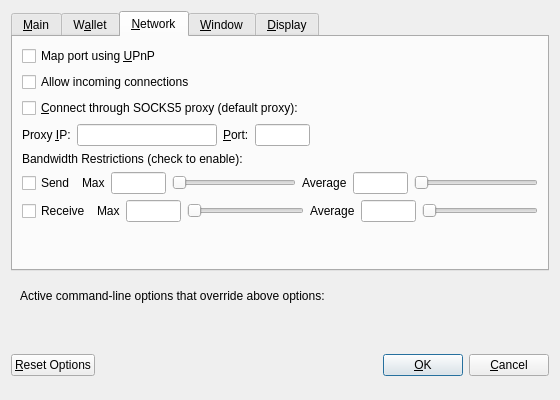
<?xml version="1.0" encoding="UTF-8"?>
<ui version="4.0">
 <class>OptionsDialog</class>
 <widget class="QDialog" name="OptionsDialog">
  <property name="geometry">
   <rect>
    <x>0</x>
    <y>0</y>
    <width>560</width>
    <height>400</height>
   </rect>
  </property>
  <property name="windowTitle">
   <string>Options</string>
  </property>
  <property name="modal">
   <bool>true</bool>
  </property>
  <layout class="QVBoxLayout" name="verticalLayout">
   <item>
    <widget class="QTabWidget" name="tabWidget">
     <property name="currentIndex">
      <number>2</number>
     </property>
     <widget class="QWidget" name="tabMain">
      <attribute name="title">
       <string>&amp;Main</string>
      </attribute>
      <layout class="QVBoxLayout" name="verticalLayout_Main">
       <item>
        <widget class="QCheckBox" name="bitcoinAtStartup">
         <property name="toolTip">
          <string>Automatically start Bitcoin XT after logging in to the system.</string>
         </property>
         <property name="text">
          <string>&amp;Start Bitcoin XT on system login</string>
         </property>
        </widget>
       </item>
       <item>
        <layout class="QHBoxLayout" name="horizontalLayout_2_Main">
         <item>
          <widget class="QLabel" name="databaseCacheLabel">
           <property name="text">
            <string>Size of &amp;database cache</string>
           </property>
           <property name="textFormat">
            <enum>Qt::PlainText</enum>
           </property>
           <property name="buddy">
            <cstring>databaseCache</cstring>
           </property>
          </widget>
         </item>
         <item>
          <widget class="QSpinBox" name="databaseCache"/>
         </item>
         <item>
          <widget class="QLabel" name="databaseCacheUnitLabel">
           <property name="text">
            <string>MB</string>
           </property>
           <property name="textFormat">
            <enum>Qt::PlainText</enum>
           </property>
          </widget>
         </item>
         <item>
          <spacer name="horizontalSpacer_2_Main">
           <property name="orientation">
            <enum>Qt::Horizontal</enum>
           </property>
           <property name="sizeHint" stdset="0">
            <size>
             <width>40</width>
             <height>20</height>
            </size>
           </property>
          </spacer>
         </item>
        </layout>
       </item>
       <item>
        <layout class="QHBoxLayout" name="horizontalLayout_3_Main">
         <item>
          <widget class="QLabel" name="threadsScriptVerifLabel">
           <property name="text">
            <string>Number of script &amp;verification threads</string>
           </property>
           <property name="textFormat">
            <enum>Qt::PlainText</enum>
           </property>
           <property name="buddy">
            <cstring>threadsScriptVerif</cstring>
           </property>
          </widget>
         </item>
         <item>
          <widget class="QSpinBox" name="threadsScriptVerif">
           <property name="toolTip">
            <string>(0 = auto, &lt;0 = leave that many cores free)</string>
           </property>
          </widget>
         </item>
         <item>
          <spacer name="horizontalSpacer_3_Main">
           <property name="orientation">
            <enum>Qt::Horizontal</enum>
           </property>
           <property name="sizeHint" stdset="0">
            <size>
             <width>40</width>
             <height>20</height>
            </size>
           </property>
          </spacer>
         </item>
        </layout>
       </item>
       <item>
        <spacer name="verticalSpacer_Main">
         <property name="orientation">
          <enum>Qt::Vertical</enum>
         </property>
         <property name="sizeHint" stdset="0">
          <size>
           <width>20</width>
           <height>40</height>
          </size>
         </property>
        </spacer>
       </item>
      </layout>
     </widget>
     <widget class="QWidget" name="tabWallet">
      <attribute name="title">
       <string>W&amp;allet</string>
      </attribute>
      <layout class="QVBoxLayout" name="verticalLayout_Wallet">
       <item>
        <widget class="QGroupBox" name="groupBox">
         <property name="title">
          <string>Expert</string>
         </property>
         <layout class="QVBoxLayout" name="verticalLayout_2">
          <item>
           <widget class="QCheckBox" name="coinControlFeatures">
            <property name="toolTip">
             <string>Whether to show coin control features or not.</string>
            </property>
            <property name="text">
             <string>Enable coin &amp;control features</string>
            </property>
           </widget>
          </item>
          <item>
           <widget class="QCheckBox" name="spendZeroConfChange">
            <property name="toolTip">
             <string>If you disable the spending of unconfirmed change, the change from a transaction cannot be used until that transaction has at least one confirmation. This also affects how your balance is computed.</string>
            </property>
            <property name="text">
             <string>&amp;Spend unconfirmed change</string>
            </property>
           </widget>
          </item>
         </layout>
        </widget>
       </item>
       <item>
        <spacer name="verticalSpacer_Wallet">
         <property name="orientation">
          <enum>Qt::Vertical</enum>
         </property>
         <property name="sizeHint" stdset="0">
          <size>
           <width>20</width>
           <height>40</height>
          </size>
         </property>
        </spacer>
       </item>
      </layout>
     </widget>
     <widget class="QWidget" name="tabNetwork">
      <attribute name="title">
       <string>&amp;Network</string>
      </attribute>
      <layout class="QVBoxLayout" name="verticalLayout_Network">
       <item>
        <widget class="QCheckBox" name="mapPortUpnp">
         <property name="toolTip">
          <string>Automatically open the Bitcoin client port on the router. This only works when your router supports UPnP and it is enabled.</string>
         </property>
         <property name="text">
          <string>Map port using &amp;UPnP</string>
         </property>
        </widget>
       </item>
       <item>
        <widget class="QCheckBox" name="allowIncoming">
         <property name="toolTip">
          <string>Accept connections from outside</string>
         </property>
         <property name="text">
          <string>Allow incoming connections</string>
         </property>
        </widget>
       </item>
       <item>
        <widget class="QCheckBox" name="connectSocks">
         <property name="toolTip">
          <string>Connect to the Bitcoin network through a SOCKS5 proxy.</string>
         </property>
         <property name="text">
          <string>&amp;Connect through SOCKS5 proxy (default proxy):</string>
         </property>
        </widget>
       </item>
       <item>
        <layout class="QHBoxLayout" name="horizontalLayout_1_Network">
         <item>
          <widget class="QLabel" name="proxyIpLabel">
           <property name="text">
            <string>Proxy &amp;IP:</string>
           </property>
           <property name="textFormat">
            <enum>Qt::PlainText</enum>
           </property>
           <property name="buddy">
            <cstring>proxyIp</cstring>
           </property>
          </widget>
         </item>
         <item>
          <widget class="QValidatedLineEdit" name="proxyIp">
           <property name="minimumSize">
            <size>
             <width>140</width>
             <height>0</height>
            </size>
           </property>
           <property name="maximumSize">
            <size>
             <width>140</width>
             <height>16777215</height>
            </size>
           </property>
           <property name="toolTip">
            <string>IP address of the proxy (e.g. IPv4: 127.0.0.1 / IPv6: ::1)</string>
           </property>
          </widget>
         </item>
         <item>
          <widget class="QLabel" name="proxyPortLabel">
           <property name="text">
            <string>&amp;Port:</string>
           </property>
           <property name="textFormat">
            <enum>Qt::PlainText</enum>
           </property>
           <property name="buddy">
            <cstring>proxyPort</cstring>
           </property>
          </widget>
         </item>
         <item>
          <widget class="QLineEdit" name="proxyPort">
           <property name="minimumSize">
            <size>
             <width>55</width>
             <height>0</height>
            </size>
           </property>
           <property name="maximumSize">
            <size>
             <width>55</width>
             <height>16777215</height>
            </size>
           </property>
           <property name="toolTip">
            <string>Port of the proxy (e.g. 9050)</string>
           </property>
          </widget>
         </item>
         <item>
          <spacer name="horizontalSpacer_1_Network">
           <property name="orientation">
            <enum>Qt::Horizontal</enum>
           </property>
           <property name="sizeHint" stdset="0">
            <size>
             <width>40</width>
             <height>20</height>
            </size>
           </property>
          </spacer>
         </item>
        </layout>
       </item>
       <item>
        <widget class="QLabel" name="bandwidth">
         <property name="text">
          <string>Bandwidth Restrictions (check to enable):</string>
         </property>
        </widget>
       </item>
       <item>
        <layout class="QHBoxLayout" name="sendShaping">
         <item>
          <widget class="QCheckBox" name="sendShapingEnable">
           <property name="text">
            <string>Send</string>
           </property>
          </widget>
         </item>
         <item>
          <widget class="QLabel" name="sendburstlabel">
           <property name="text">
            <string>Max</string>
           </property>
          </widget>
         </item>
         <item>
          <widget class="QLineEdit" name="sendBurstEdit">
           <property name="sizePolicy">
            <sizepolicy hsizetype="Fixed" vsizetype="Fixed">
             <horstretch>0</horstretch>
             <verstretch>0</verstretch>
            </sizepolicy>
           </property>
           <property name="maximumSize">
            <size>
             <width>55</width>
             <height>16777215</height>
            </size>
           </property>
           <property name="baseSize">
            <size>
             <width>64</width>
             <height>0</height>
            </size>
           </property>
          </widget>
         </item>
         <item>
          <widget class="QSlider" name="sendBurstSlider">
           <property name="orientation">
            <enum>Qt::Horizontal</enum>
           </property>
          </widget>
         </item>
         <item>
          <widget class="QLabel" name="sendlabel">
           <property name="text">
            <string>Average</string>
           </property>
          </widget>
         </item>
         <item>
          <widget class="QLineEdit" name="sendAveEdit">
           <property name="maximumSize">
            <size>
             <width>55</width>
             <height>16777215</height>
            </size>
           </property>
          </widget>
         </item>
         <item>
          <widget class="QSlider" name="sendAveSlider">
           <property name="orientation">
            <enum>Qt::Horizontal</enum>
           </property>
          </widget>
         </item>
        </layout>
       </item>
       <item>
        <layout class="QHBoxLayout" name="recvShaping">
         <item>
          <widget class="QCheckBox" name="recvShapingEnable">
           <property name="text">
            <string>Receive</string>
           </property>
          </widget>
         </item>
         <item>
          <widget class="QLabel" name="recvburstlabel">
           <property name="text">
            <string>Max</string>
           </property>
          </widget>
         </item>
         <item>
          <widget class="QLineEdit" name="recvBurstEdit">
           <property name="maximumSize">
            <size>
             <width>55</width>
             <height>16777215</height>
            </size>
           </property>
          </widget>
         </item>
         <item>
          <widget class="QSlider" name="recvBurstSlider">
           <property name="orientation">
            <enum>Qt::Horizontal</enum>
           </property>
          </widget>
         </item>
         <item>
          <widget class="QLabel" name="receivelabel">
           <property name="text">
            <string>Average</string>
           </property>
          </widget>
         </item>
         <item>
          <widget class="QLineEdit" name="recvAveEdit">
           <property name="maximumSize">
            <size>
             <width>55</width>
             <height>16777215</height>
            </size>
           </property>
          </widget>
         </item>
         <item>
          <widget class="QSlider" name="recvAveSlider">
           <property name="orientation">
            <enum>Qt::Horizontal</enum>
           </property>
          </widget>
         </item>
        </layout>
       </item>
       <item>
        <widget class="QLabel" name="errorText">
         <property name="text">
          <string/>
         </property>
        </widget>
       </item>
       <item>
        <spacer name="verticalSpacer_Network">
         <property name="orientation">
          <enum>Qt::Vertical</enum>
         </property>
         <property name="sizeHint" stdset="0">
          <size>
           <width>20</width>
           <height>40</height>
          </size>
         </property>
        </spacer>
       </item>
      </layout>
     </widget>
     <widget class="QWidget" name="tabWindow">
      <attribute name="title">
       <string>&amp;Window</string>
      </attribute>
      <layout class="QVBoxLayout" name="verticalLayout_Window">
       <item>
        <widget class="QCheckBox" name="minimizeToTray">
         <property name="toolTip">
          <string>Show only a tray icon after minimizing the window.</string>
         </property>
         <property name="text">
          <string>&amp;Minimize to the tray instead of the taskbar</string>
         </property>
        </widget>
       </item>
       <item>
        <widget class="QCheckBox" name="minimizeOnClose">
         <property name="toolTip">
          <string>Minimize instead of exit the application when the window is closed. When this option is enabled, the application will be closed only after selecting Exit in the menu.</string>
         </property>
         <property name="text">
          <string>M&amp;inimize on close</string>
         </property>
        </widget>
       </item>
       <item>
        <spacer name="verticalSpacer_Window">
         <property name="orientation">
          <enum>Qt::Vertical</enum>
         </property>
         <property name="sizeHint" stdset="0">
          <size>
           <width>20</width>
           <height>40</height>
          </size>
         </property>
        </spacer>
       </item>
      </layout>
     </widget>
     <widget class="QWidget" name="tabDisplay">
      <attribute name="title">
       <string>&amp;Display</string>
      </attribute>
      <layout class="QVBoxLayout" name="verticalLayout_Display">
       <item>
        <layout class="QHBoxLayout" name="horizontalLayout_1_Display">
         <item>
          <widget class="QLabel" name="langLabel">
           <property name="text">
            <string>User Interface &amp;language:</string>
           </property>
           <property name="textFormat">
            <enum>Qt::PlainText</enum>
           </property>
           <property name="buddy">
            <cstring>lang</cstring>
           </property>
          </widget>
         </item>
         <item>
          <widget class="QValueComboBox" name="lang">
           <property name="toolTip">
            <string>The user interface language can be set here. This setting will take effect after restarting Bitcoin XT.</string>
           </property>
          </widget>
         </item>
        </layout>
       </item>
       <item>
        <layout class="QHBoxLayout" name="horizontalLayout_2_Display">
         <item>
          <widget class="QLabel" name="unitLabel">
           <property name="text">
            <string>&amp;Unit to show amounts in:</string>
           </property>
           <property name="textFormat">
            <enum>Qt::PlainText</enum>
           </property>
           <property name="buddy">
            <cstring>unit</cstring>
           </property>
          </widget>
         </item>
         <item>
          <widget class="QValueComboBox" name="unit">
           <property name="toolTip">
            <string>Choose the default subdivision unit to show in the interface and when sending coins.</string>
           </property>
          </widget>
         </item>
        </layout>
       </item>
       <item>
        <layout class="QHBoxLayout" name="horizontalLayout_3_Display">
         <item>
          <widget class="QLabel" name="thirdPartyTxUrlsLabel">
           <property name="toolTip">
            <string>Third party URLs (e.g. a block explorer) that appear in the transactions tab as context menu items. %s in the URL is replaced by transaction hash. Multiple URLs are separated by vertical bar |.</string>
           </property>
           <property name="text">
            <string>Third party transaction URLs</string>
           </property>
           <property name="buddy">
            <cstring>thirdPartyTxUrls</cstring>
           </property>
          </widget>
         </item>
         <item>
          <widget class="QLineEdit" name="thirdPartyTxUrls">
           <property name="toolTip">
            <string>Third party URLs (e.g. a block explorer) that appear in the transactions tab as context menu items. %s in the URL is replaced by transaction hash. Multiple URLs are separated by vertical bar |.</string>
           </property>
          </widget>
         </item>
        </layout>
       </item>
       <item>
        <spacer name="verticalSpacer_Display">
         <property name="orientation">
          <enum>Qt::Vertical</enum>
         </property>
         <property name="sizeHint" stdset="0">
          <size>
           <width>20</width>
           <height>40</height>
          </size>
         </property>
        </spacer>
       </item>
      </layout>
     </widget>
    </widget>
   </item>
   <item>
    <widget class="QFrame" name="frame">
     <layout class="QVBoxLayout" name="verticalLayout_Bottom">
      <item>
       <layout class="QHBoxLayout" name="horizontalLayout_Bottom">
        <item>
         <widget class="QLabel" name="overriddenByCommandLineInfoLabel">
          <property name="text">
           <string>Active command-line options that override above options:</string>
          </property>
          <property name="textFormat">
           <enum>Qt::PlainText</enum>
          </property>
         </widget>
        </item>
        <item>
         <spacer name="horizontalSpacer_Bottom">
          <property name="orientation">
           <enum>Qt::Horizontal</enum>
          </property>
          <property name="sizeHint" stdset="0">
           <size>
            <width>40</width>
            <height>20</height>
           </size>
          </property>
         </spacer>
        </item>
       </layout>
      </item>
      <item>
       <widget class="QLabel" name="overriddenByCommandLineLabel">
        <property name="text">
         <string/>
        </property>
        <property name="textFormat">
         <enum>Qt::PlainText</enum>
        </property>
        <property name="wordWrap">
         <bool>true</bool>
        </property>
       </widget>
      </item>
     </layout>
    </widget>
   </item>
   <item>
    <layout class="QHBoxLayout" name="horizontalLayout_Buttons">
     <item>
      <widget class="QPushButton" name="resetButton">
       <property name="toolTip">
        <string>Reset all client options to default.</string>
       </property>
       <property name="text">
        <string>&amp;Reset Options</string>
       </property>
       <property name="autoDefault">
        <bool>false</bool>
       </property>
      </widget>
     </item>
     <item>
      <spacer name="horizontalSpacer_1">
       <property name="orientation">
        <enum>Qt::Horizontal</enum>
       </property>
       <property name="sizeHint" stdset="0">
        <size>
         <width>40</width>
         <height>48</height>
        </size>
       </property>
      </spacer>
     </item>
     <item>
      <widget class="QLabel" name="statusLabel">
       <property name="minimumSize">
        <size>
         <width>200</width>
         <height>0</height>
        </size>
       </property>
       <property name="font">
        <font>
         <weight>75</weight>
         <bold>true</bold>
        </font>
       </property>
       <property name="text">
        <string/>
       </property>
       <property name="textFormat">
        <enum>Qt::PlainText</enum>
       </property>
       <property name="wordWrap">
        <bool>true</bool>
       </property>
      </widget>
     </item>
     <item>
      <spacer name="horizontalSpacer_2">
       <property name="orientation">
        <enum>Qt::Horizontal</enum>
       </property>
       <property name="sizeHint" stdset="0">
        <size>
         <width>40</width>
         <height>48</height>
        </size>
       </property>
      </spacer>
     </item>
     <item>
      <widget class="QPushButton" name="okButton">
       <property name="text">
        <string>&amp;OK</string>
       </property>
       <property name="autoDefault">
        <bool>false</bool>
       </property>
       <property name="default">
        <bool>true</bool>
       </property>
      </widget>
     </item>
     <item>
      <widget class="QPushButton" name="cancelButton">
       <property name="text">
        <string>&amp;Cancel</string>
       </property>
       <property name="autoDefault">
        <bool>false</bool>
       </property>
      </widget>
     </item>
    </layout>
   </item>
  </layout>
 </widget>
 <customwidgets>
  <customwidget>
   <class>QValidatedLineEdit</class>
   <extends>QLineEdit</extends>
   <header>qvalidatedlineedit.h</header>
  </customwidget>
  <customwidget>
   <class>QValueComboBox</class>
   <extends>QComboBox</extends>
   <header>qvaluecombobox.h</header>
  </customwidget>
 </customwidgets>
 <resources/>
 <connections/>
</ui>
